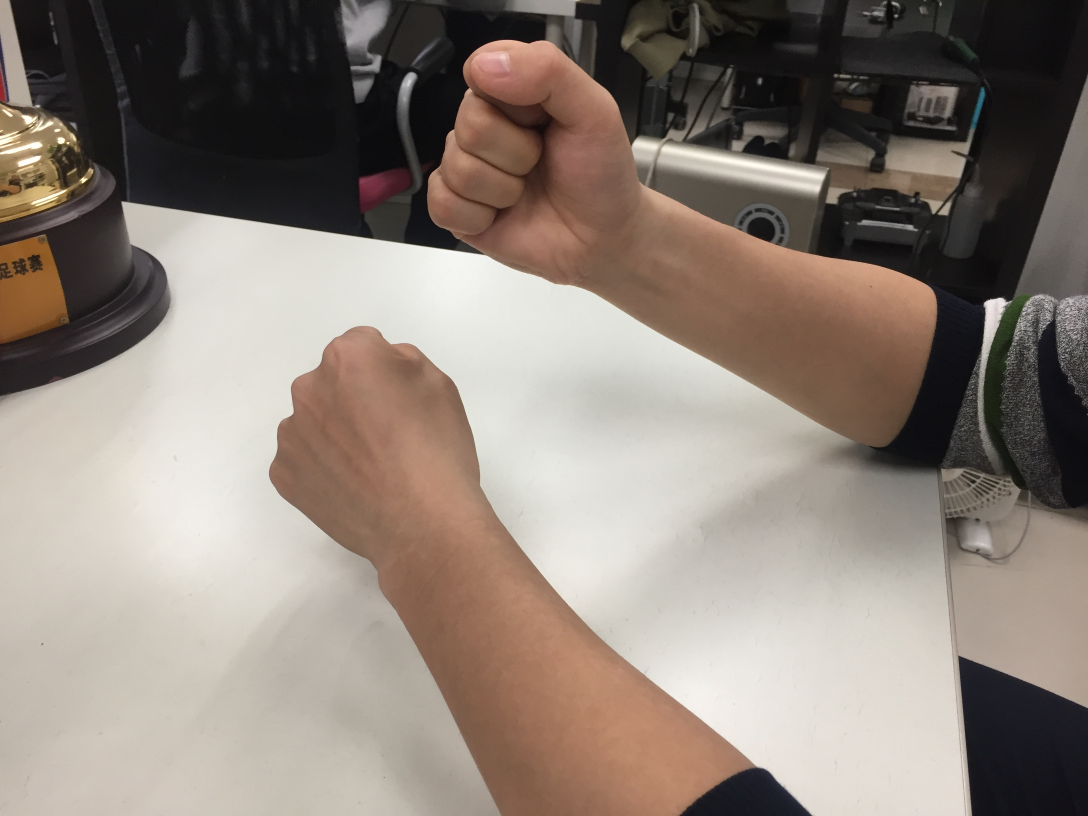
#> input picture user_study_random/figures/FDxFU.JPG, 3264 x 2448 px, found by its file name (shown at 1/3 size); its folder holds 4 pictures in this run
$ python ran.py
#> lines starting #> are read from the running program, lines starting #| are printed output that depends on the picture
#!/usr/bin/python
# -*- coding: UTF-8 -*-
import os
import matplotlib.pyplot as plt
from PIL import Image
import random

plt.rcParams['font.family'] = ['Adobe Heiti Std']

filenames = ['IxP', 'IxB', 'IxI', 'IxFU', 'IxG', 'FUxFU', 'DxU', 'FDxFU', 'PxFU', 'FDxP']
titles = ['手指点手掌', '手指点手背', '手指点手指', '手指点拳上侧', '手指点关节', '拳上侧相碰', '手下侧碰手上侧', '拳下侧碰拳上侧', '手掌碰拳上侧', '拳下侧碰手掌']

username = 'ycy'

n = len(filenames)
x = [i for i in range(n)]
random.shuffle(x)

f = open('order.txt', 'a')
f.write(username + ': ' + str(x) + '\n')
f.close()

for j in range(n):
	if j == 0 or j == 5:
		plt.figure(100 + j)
		plt.plot([1])
		plt.title('拍手校准')
		plt.show()
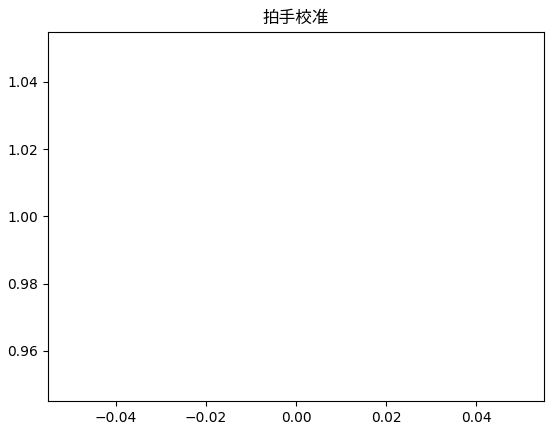
#> figure drawn by matplotlib, 1 panel
	i = x[j]
	# if i == 6: continue
	img = Image.open('figures/' + filenames[i] + '.jpg')
#> img is the input picture: PIL image 3264x2448 RGB; mean R, G, B 140.9, 129.3, 120.2
#> (the run stopped early here; a loop or call above may not have finished)
